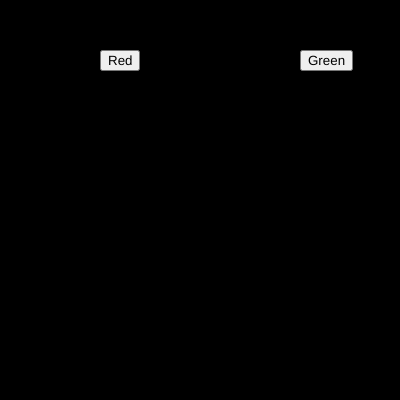
Frame 1 (no input)
Frame 60 (no input): identical to frame 1, image omitted
Frame 120 (the mouse pressed at the canvas centre since frame 60): identical to frame 1, image omitted

The p5.js sketch that drew this single still picture (run headless with seeded random() and noise() and a simulated clock; from frame 60 on, the mouse is pressed at the canvas centre):

// p5.js sketch
// ── sketch.js
var btn_red;
var btn_green;

var r = 0;
var g = 0;
var b = 0;

function setup() {
  createCanvas(400, 400); 
  btn_green=createButton("Green");
  btn_red=createButton("Red") 
  btn_red.position(100,50)
  btn_red.mousePressed(red_bg);
  btn_green.position(300,50);
  btn_green.mousePressed(green_bg)
}

function draw() {
  background(r,g,b);
}
function red_bg(){
  r=255;
  g=0;
  b=0;
}
function green_bg(){
  r=0;
  g=255;
  b=0;
}
